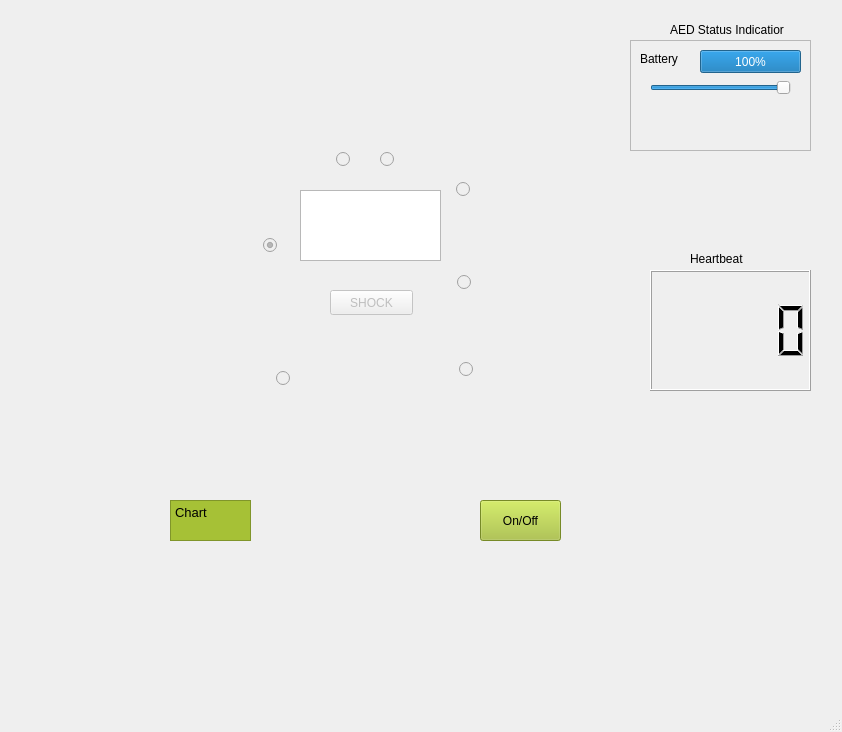
<?xml version="1.0" encoding="UTF-8"?>
<ui version="4.0">
 <class>MainWindow</class>
 <widget class="QMainWindow" name="MainWindow">
  <property name="geometry">
   <rect>
    <x>0</x>
    <y>0</y>
    <width>842</width>
    <height>732</height>
   </rect>
  </property>
  <property name="windowTitle">
   <string>MainWindow</string>
  </property>
  <widget class="QWidget" name="centralwidget">
   <widget class="QLabel" name="label">
    <property name="geometry">
     <rect>
      <x>-20</x>
      <y>-20</y>
      <width>771</width>
      <height>701</height>
     </rect>
    </property>
    <property name="styleSheet">
     <string notr="true">image: url(:/res/AED.png);</string>
    </property>
    <property name="text">
     <string/>
    </property>
   </widget>
   <widget class="QTextBrowser" name="textBrowser">
    <property name="geometry">
     <rect>
      <x>300</x>
      <y>190</y>
      <width>141</width>
      <height>71</height>
     </rect>
    </property>
    <property name="html">
     <string>&lt;!DOCTYPE HTML PUBLIC &quot;-//W3C//DTD HTML 4.0//EN&quot; &quot;http://www.w3.org/TR/REC-html40/strict.dtd&quot;&gt;
&lt;html&gt;&lt;head&gt;&lt;meta name=&quot;qrichtext&quot; content=&quot;1&quot; /&gt;&lt;style type=&quot;text/css&quot;&gt;
p, li { white-space: pre-wrap; }
&lt;/style&gt;&lt;/head&gt;&lt;body style=&quot; font-family:'Sans'; font-size:10pt; font-weight:400; font-style:normal;&quot;&gt;
&lt;p style=&quot;-qt-paragraph-type:empty; margin-top:0px; margin-bottom:0px; margin-left:0px; margin-right:0px; -qt-block-indent:0; text-indent:0px;&quot;&gt;&lt;br /&gt;&lt;/p&gt;&lt;/body&gt;&lt;/html&gt;</string>
    </property>
   </widget>
   <widget class="QPushButton" name="powerPB">
    <property name="geometry">
     <rect>
      <x>480</x>
      <y>500</y>
      <width>81</width>
      <height>41</height>
     </rect>
    </property>
    <property name="styleSheet">
     <string notr="true">background-color: rgb(166,193,54); 
color: black;</string>
    </property>
    <property name="text">
     <string>On/Off</string>
    </property>
   </widget>
   <widget class="QTextBrowser" name="textBrowser_2">
    <property name="geometry">
     <rect>
      <x>170</x>
      <y>500</y>
      <width>81</width>
      <height>41</height>
     </rect>
    </property>
    <property name="styleSheet">
     <string notr="true">background-color: rgb(166,193,54); 
color: black;</string>
    </property>
    <property name="html">
     <string>&lt;!DOCTYPE HTML PUBLIC &quot;-//W3C//DTD HTML 4.0//EN&quot; &quot;http://www.w3.org/TR/REC-html40/strict.dtd&quot;&gt;
&lt;html&gt;&lt;head&gt;&lt;meta name=&quot;qrichtext&quot; content=&quot;1&quot; /&gt;&lt;style type=&quot;text/css&quot;&gt;
p, li { white-space: pre-wrap; }
&lt;/style&gt;&lt;/head&gt;&lt;body style=&quot; font-family:'Sans'; font-size:10pt; font-weight:400; font-style:normal;&quot;&gt;
&lt;p style=&quot; margin-top:0px; margin-bottom:0px; margin-left:0px; margin-right:0px; -qt-block-indent:0; text-indent:0px;&quot;&gt;Chart&lt;/p&gt;&lt;/body&gt;&lt;/html&gt;</string>
    </property>
   </widget>
   <widget class="QRadioButton" name="radioButton1">
    <property name="enabled">
     <bool>false</bool>
    </property>
    <property name="geometry">
     <rect>
      <x>336</x>
      <y>144</y>
      <width>21</width>
      <height>31</height>
     </rect>
    </property>
    <property name="text">
     <string/>
    </property>
    <property name="checkable">
     <bool>true</bool>
    </property>
    <property name="checked">
     <bool>false</bool>
    </property>
    <property name="autoExclusive">
     <bool>true</bool>
    </property>
   </widget>
   <widget class="QRadioButton" name="radioButton2">
    <property name="enabled">
     <bool>false</bool>
    </property>
    <property name="geometry">
     <rect>
      <x>380</x>
      <y>149</y>
      <width>61</width>
      <height>20</height>
     </rect>
    </property>
    <property name="text">
     <string/>
    </property>
    <property name="checkable">
     <bool>true</bool>
    </property>
    <property name="checked">
     <bool>false</bool>
    </property>
    <property name="autoExclusive">
     <bool>true</bool>
    </property>
   </widget>
   <widget class="QRadioButton" name="radioButton0">
    <property name="enabled">
     <bool>false</bool>
    </property>
    <property name="geometry">
     <rect>
      <x>263</x>
      <y>235</y>
      <width>21</width>
      <height>20</height>
     </rect>
    </property>
    <property name="text">
     <string/>
    </property>
    <property name="checkable">
     <bool>true</bool>
    </property>
    <property name="checked">
     <bool>true</bool>
    </property>
    <property name="autoExclusive">
     <bool>true</bool>
    </property>
   </widget>
   <widget class="QRadioButton" name="radioButton3">
    <property name="enabled">
     <bool>false</bool>
    </property>
    <property name="geometry">
     <rect>
      <x>456</x>
      <y>179</y>
      <width>51</width>
      <height>20</height>
     </rect>
    </property>
    <property name="text">
     <string/>
    </property>
    <property name="checkable">
     <bool>true</bool>
    </property>
    <property name="checked">
     <bool>false</bool>
    </property>
    <property name="autoExclusive">
     <bool>true</bool>
    </property>
   </widget>
   <widget class="QRadioButton" name="radioButton4">
    <property name="enabled">
     <bool>false</bool>
    </property>
    <property name="geometry">
     <rect>
      <x>457</x>
      <y>272</y>
      <width>61</width>
      <height>20</height>
     </rect>
    </property>
    <property name="text">
     <string/>
    </property>
    <property name="checkable">
     <bool>true</bool>
    </property>
    <property name="checked">
     <bool>false</bool>
    </property>
    <property name="autoExclusive">
     <bool>true</bool>
    </property>
   </widget>
   <widget class="QRadioButton" name="radioButton5">
    <property name="enabled">
     <bool>false</bool>
    </property>
    <property name="geometry">
     <rect>
      <x>459</x>
      <y>354</y>
      <width>41</width>
      <height>31</height>
     </rect>
    </property>
    <property name="text">
     <string/>
    </property>
    <property name="checkable">
     <bool>true</bool>
    </property>
    <property name="checked">
     <bool>false</bool>
    </property>
    <property name="autoExclusive">
     <bool>true</bool>
    </property>
   </widget>
   <widget class="QRadioButton" name="radioButton6">
    <property name="enabled">
     <bool>false</bool>
    </property>
    <property name="geometry">
     <rect>
      <x>276</x>
      <y>368</y>
      <width>51</width>
      <height>21</height>
     </rect>
    </property>
    <property name="text">
     <string/>
    </property>
    <property name="checkable">
     <bool>true</bool>
    </property>
    <property name="checked">
     <bool>false</bool>
    </property>
    <property name="autoExclusive">
     <bool>true</bool>
    </property>
   </widget>
   <widget class="QLCDNumber" name="heartRateLCD">
    <property name="geometry">
     <rect>
      <x>650</x>
      <y>270</y>
      <width>161</width>
      <height>121</height>
     </rect>
    </property>
   </widget>
   <widget class="QPushButton" name="shockPB">
    <property name="enabled">
     <bool>false</bool>
    </property>
    <property name="geometry">
     <rect>
      <x>330</x>
      <y>290</y>
      <width>83</width>
      <height>25</height>
     </rect>
    </property>
    <property name="text">
     <string>SHOCK</string>
    </property>
   </widget>
   <widget class="QLabel" name="label_2">
    <property name="geometry">
     <rect>
      <x>690</x>
      <y>250</y>
      <width>81</width>
      <height>17</height>
     </rect>
    </property>
    <property name="text">
     <string>Heartbeat</string>
    </property>
   </widget>
   <widget class="QFrame" name="frame">
    <property name="geometry">
     <rect>
      <x>630</x>
      <y>40</y>
      <width>181</width>
      <height>111</height>
     </rect>
    </property>
    <property name="frameShape">
     <enum>QFrame::StyledPanel</enum>
    </property>
    <property name="frameShadow">
     <enum>QFrame::Raised</enum>
    </property>
    <widget class="QLabel" name="label_4">
     <property name="geometry">
      <rect>
       <x>10</x>
       <y>10</y>
       <width>51</width>
       <height>17</height>
      </rect>
     </property>
     <property name="text">
      <string>Battery</string>
     </property>
    </widget>
    <widget class="QProgressBar" name="batteryStatus">
     <property name="geometry">
      <rect>
       <x>70</x>
       <y>10</y>
       <width>101</width>
       <height>23</height>
      </rect>
     </property>
     <property name="value">
      <number>100</number>
     </property>
    </widget>
    <widget class="QSlider" name="batterySlider">
     <property name="geometry">
      <rect>
       <x>20</x>
       <y>40</y>
       <width>141</width>
       <height>16</height>
      </rect>
     </property>
     <property name="value">
      <number>99</number>
     </property>
     <property name="orientation">
      <enum>Qt::Horizontal</enum>
     </property>
    </widget>
   </widget>
   <widget class="QLabel" name="label_3">
    <property name="geometry">
     <rect>
      <x>670</x>
      <y>20</y>
      <width>151</width>
      <height>20</height>
     </rect>
    </property>
    <property name="text">
     <string>AED Status Indicatior</string>
    </property>
   </widget>
   <zorder>label</zorder>
   <zorder>textBrowser</zorder>
   <zorder>powerPB</zorder>
   <zorder>textBrowser_2</zorder>
   <zorder>radioButton1</zorder>
   <zorder>radioButton2</zorder>
   <zorder>radioButton0</zorder>
   <zorder>radioButton4</zorder>
   <zorder>radioButton5</zorder>
   <zorder>radioButton6</zorder>
   <zorder>radioButton3</zorder>
   <zorder>heartRateLCD</zorder>
   <zorder>shockPB</zorder>
   <zorder>label_2</zorder>
   <zorder>frame</zorder>
   <zorder>label_3</zorder>
  </widget>
  <widget class="QMenuBar" name="menubar">
   <property name="geometry">
    <rect>
     <x>0</x>
     <y>0</y>
     <width>842</width>
     <height>22</height>
    </rect>
   </property>
  </widget>
  <widget class="QStatusBar" name="statusbar"/>
 </widget>
 <resources/>
 <connections/>
</ui>
